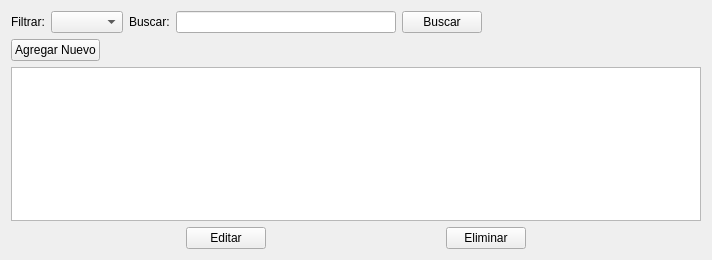
<?xml version="1.0" encoding="UTF-8"?>
<ui version="4.0">
 <class>MaterialesView</class>
 <widget class="QWidget" name="MaterialesView">
  <property name="enabled">
   <bool>true</bool>
  </property>
  <property name="geometry">
   <rect>
    <x>0</x>
    <y>0</y>
    <width>712</width>
    <height>260</height>
   </rect>
  </property>
  <property name="sizePolicy">
   <sizepolicy hsizetype="Expanding" vsizetype="Expanding">
    <horstretch>0</horstretch>
    <verstretch>0</verstretch>
   </sizepolicy>
  </property>
  <property name="windowTitle">
   <string>Materiales</string>
  </property>
  <layout class="QVBoxLayout" name="verticalLayout">
   <item>
    <layout class="QHBoxLayout" name="horizontalLayout_3">
     <item>
      <widget class="QLabel" name="label_3">
       <property name="text">
        <string>Filtrar:</string>
       </property>
      </widget>
     </item>
     <item>
      <widget class="QComboBox" name="comboDisponible"/>
     </item>
     <item>
      <widget class="QLabel" name="label_2">
       <property name="text">
        <string>Buscar:</string>
       </property>
      </widget>
     </item>
     <item>
      <widget class="QLineEdit" name="txtBuscar"/>
     </item>
     <item>
      <widget class="QPushButton" name="buscarButton">
       <property name="text">
        <string>Buscar</string>
       </property>
      </widget>
     </item>
     <item>
      <spacer name="horizontalSpacer_5">
       <property name="orientation">
        <enum>Qt::Orientation::Horizontal</enum>
       </property>
       <property name="sizeHint" stdset="0">
        <size>
         <width>40</width>
         <height>20</height>
        </size>
       </property>
      </spacer>
     </item>
    </layout>
   </item>
   <item>
    <layout class="QHBoxLayout" name="horizontalLayout">
     <item>
      <widget class="QPushButton" name="crearMaterialButton">
       <property name="text">
        <string>Agregar Nuevo</string>
       </property>
      </widget>
     </item>
     <item>
      <spacer name="horizontalSpacer">
       <property name="orientation">
        <enum>Qt::Orientation::Horizontal</enum>
       </property>
       <property name="sizeHint" stdset="0">
        <size>
         <width>40</width>
         <height>20</height>
        </size>
       </property>
      </spacer>
     </item>
    </layout>
   </item>
   <item>
    <widget class="QTableWidget" name="tablaMateriales"/>
   </item>
   <item>
    <layout class="QHBoxLayout" name="horizontalLayout_2">
     <item>
      <spacer name="horizontalSpacer_2">
       <property name="orientation">
        <enum>Qt::Orientation::Horizontal</enum>
       </property>
       <property name="sizeHint" stdset="0">
        <size>
         <width>40</width>
         <height>20</height>
        </size>
       </property>
      </spacer>
     </item>
     <item>
      <widget class="QPushButton" name="editarMaterialButton">
       <property name="sizePolicy">
        <sizepolicy hsizetype="Fixed" vsizetype="Preferred">
         <horstretch>0</horstretch>
         <verstretch>0</verstretch>
        </sizepolicy>
       </property>
       <property name="text">
        <string>Editar</string>
       </property>
      </widget>
     </item>
     <item>
      <spacer name="horizontalSpacer_3">
       <property name="orientation">
        <enum>Qt::Orientation::Horizontal</enum>
       </property>
       <property name="sizeHint" stdset="0">
        <size>
         <width>40</width>
         <height>20</height>
        </size>
       </property>
      </spacer>
     </item>
     <item>
      <widget class="QPushButton" name="eliminarMaterialButton">
       <property name="sizePolicy">
        <sizepolicy hsizetype="Fixed" vsizetype="Preferred">
         <horstretch>0</horstretch>
         <verstretch>0</verstretch>
        </sizepolicy>
       </property>
       <property name="text">
        <string>Eliminar</string>
       </property>
      </widget>
     </item>
     <item>
      <spacer name="horizontalSpacer_4">
       <property name="orientation">
        <enum>Qt::Orientation::Horizontal</enum>
       </property>
       <property name="sizeHint" stdset="0">
        <size>
         <width>40</width>
         <height>20</height>
        </size>
       </property>
      </spacer>
     </item>
    </layout>
   </item>
  </layout>
 </widget>
 <resources/>
 <connections/>
</ui>
